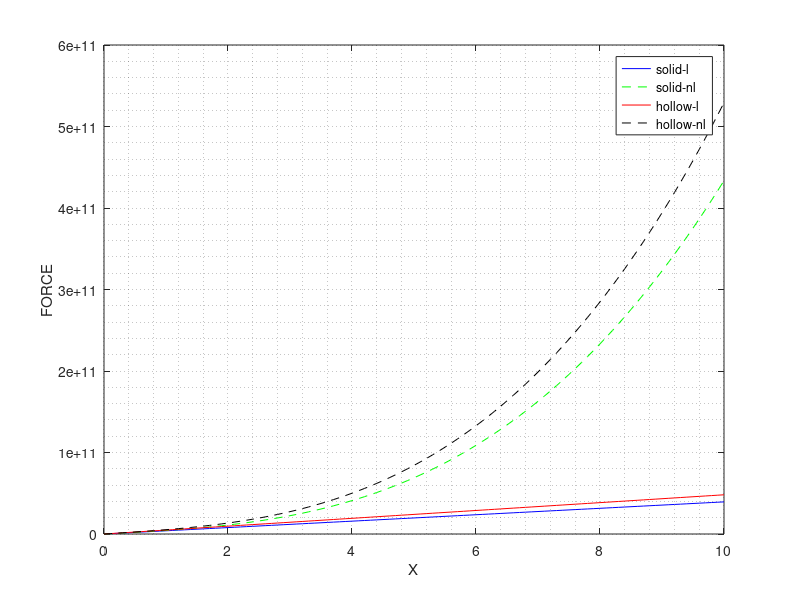
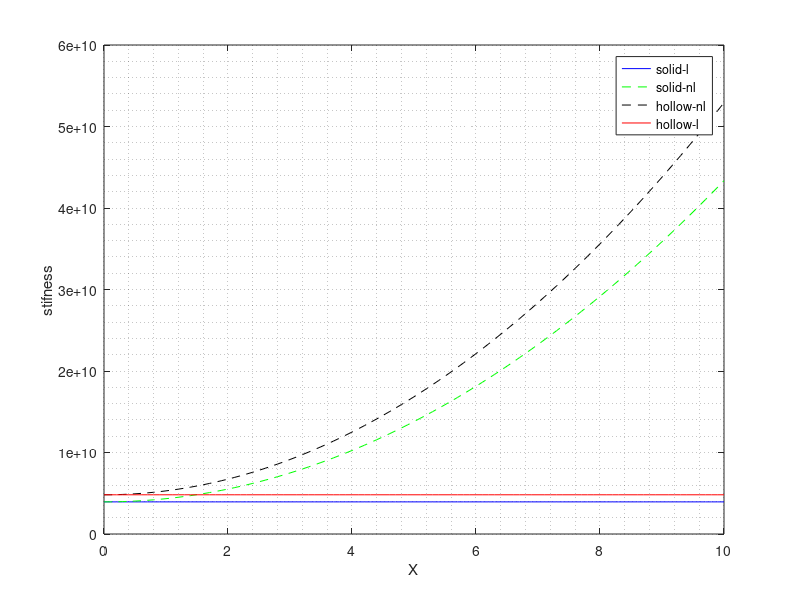

Write the MATLAB code that produced these figures, in order.
clc
clear all
x=0:0.1:10;
alpha=0.1;
g=79.3*10^3 %mpa
den=7850*10^-9; %kg/mm^3
d=150;l=1000;
vol=(pi/4)*d^2*l;
m=vol*den;
k=1; %initial guess 
i=225000; %mass=5 r=0.3
%d0=p*d this is limit
error=80; %in percentage
j=0;
z=0;
while(k>0)
%     q=sqrt(1+1/k^2);  %q=d0/di
%     di=k*d;
%     d0=d*k^4*((1+1/k^2)^2-1);
%     di=sqrt(d0^2/(1+1/k^2));
%     d0=q*di;
j=j+1;
q=[1 0 0 -1/k^3 -1];
sol=roots(q);
p1=sol(imag(sol)==0);
p2=p1(p1>0);
di=k*d;
d0=p2*di;
  j_s=pi*d^4/32;
  j_h=pi*(d0^4-di^4)/32;
  i_s=(i+m*d^2/24);
  i_h=(i+m*(d0^2+di^2)/24);
  z_s=pi*d^3/16;
  z_h=pi*(d0^4-di^4)/(16*d0);
  error_Freq=((j_s/i_s)-(j_h/i_h))/(j_s/i_s) 
  mass_s=pi*d^2/(4*l);
  mass_h=pi*(d0^2-di^2)/(4*l);
  error_mass=abs((mass_s-mass_h)/mass_s)*100;
   if (abs(error_Freq)*100<=error && error_mass<=error) 
%       disp(d0)
%       disp(di)
      area_solid=trapz(x,abs(g*j_s/l*ones(1,length(x))-g*j_s/l*(1+alpha*x.^2)));
      area_hollow=trapz(x,abs(g*j_h/l*ones(1,length(x))-g*j_h/l*(1+alpha*x.^2)));
      k=k-0.005;
      break
% %       if (area_solid>=area_hollow)
% %                  disp('THE OPTIMISED DIAMETERS ARE')
% %                  disp(di)
% %                  disp(d0)
% %                  disp(area_solid)
% %                  disp(area_hollow)
% %                   break
% %        end
%       
     
   else
       k=k-0.005;
   end
     
end 



k_s_l=(g*j_s/l).*x;
k_s_nl=(g*j_s/l*(1+alpha*x.^2)).*x;
k_hs_l=(g*j_h/l).*x;
k_hs_nl=(g*j_h/l*(1+alpha*x.^2)).*x;


figure(1)
plot(x,k_s_l,'b',x,k_s_nl,'--g')
hold on
plot(x,k_hs_l,'r',x,k_hs_nl,'--k')
xlabel('X')
ylabel('FORCE')
legend('solid-l','solid-nl','hollow-l','hollow-nl')
grid minor


figure(2)
plot(x,g*j_s/l*ones(1,length(x)),'b',x,g*j_s/l*(1+alpha*x.^2),'--g')
hold on
plot(x,g*j_h/l*(1+alpha*x.^2),'--k',x,(g*j_h/l)*ones(1,length(x)),'r')
xlabel('X')
ylabel('stifness')
legend('solid-l','solid-nl','hollow-nl','hollow-l')
grid minor








